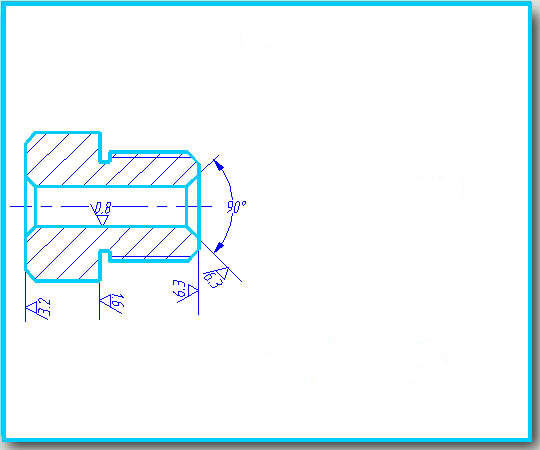
#> input picture site/assets/img/P100_1ns.jpg, 540 x 450 px, given in place of icon-only.png, which was not available
$ python gen_tauri_icons.py
#> lines starting #> are read from the running program, lines starting #| are printed output that depends on the picture; pictures that were not available may be replaced by others from this repository, and a replacement may not be noted
"""从 assets/icon-only.png 生成 Tauri 全套图标（PNG + ICO + ICNS）。"""
import os
import struct
from PIL import Image

SRC = os.path.join(os.path.dirname(__file__), '..', 'assets', 'icon-only.png')
OUT = os.path.join(os.path.dirname(__file__), '..', 'src-tauri', 'icons')
os.makedirs(OUT, exist_ok=True)

src = Image.open(SRC).convert('RGBA')

# --- PNG 尺寸 ---
png_sizes = {
    '32x32.png': 32,
    '128x128.png': 128,
    '128x128@2x.png': 256,
    'icon.png': 512,
}
for name, size in png_sizes.items():
    im = src.resize((size, size), Image.LANCZOS)
    im.save(os.path.join(OUT, name))
#> this loop made 4 passes
#> pass 2, `im = src.resize((size, size), Image.LANCZOS)`:
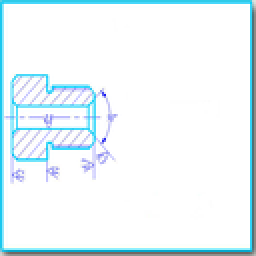
#> im: PIL image 128x128 RGBA (shown 2 times larger); mean R, G, B, A 234.5, 245.6, 249.3, 255
#> pass 3, `im = src.resize((size, size), Image.LANCZOS)`:
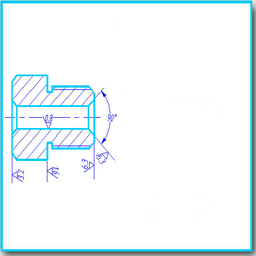
#> im: PIL image 256x256 RGBA; mean R, G, B, A 235.5, 245.7, 249.3, 255
#> after the loop:
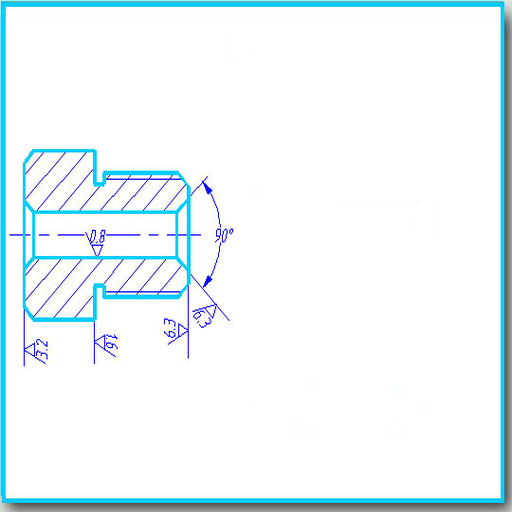
#> im: PIL image 512x512 RGBA; mean R, G, B, A 235.5, 245.6, 249.3, 255

# --- Square 150 logo for Windows Store (tauri 约定) ---
src.resize((150, 150), Image.LANCZOS).save(os.path.join(OUT, 'Square150x150Logo.png'))
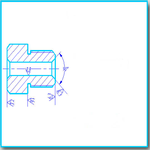
#> saved as Square150x150Logo.png: PIL image 150x150 RGBA; mean R, G, B, A 234.8, 245.7, 249.3, 255
src.resize((44, 44), Image.LANCZOS).save(os.path.join(OUT, 'Square44x44Logo.png'))
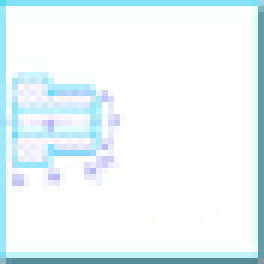
#> saved as Square44x44Logo.png: PIL image 44x44 RGBA (shown 6 times larger); mean R, G, B, A 234.7, 245.9, 249.6, 255

# --- ICO（多分辨率内嵌）---
ico_sizes = [(16, 16), (24, 24), (32, 32), (48, 48), (64, 64), (128, 128), (256, 256)]
ico_path = os.path.join(OUT, 'icon.ico')
imgs = [src.resize(s, Image.LANCZOS) for s in ico_sizes]
#> imgs = 7 items
imgs[0].save(ico_path, format='ICO', sizes=ico_sizes, append_images=imgs[1:])
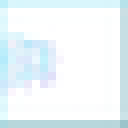
#> saved as icon.ico: PIL image 16x16 RGBA (shown 8 times larger); mean R, G, B, A 236.8, 246.6, 250.1, 255

# --- ICNS（macOS，支持最大 1024x1024）---
# ICNS 支持的元素类型
ICNS_TYPES = {
    16: b'is32', 32: b'il32', 48: b'ih32', 128: b'ic07',
    256: b'ic08', 512: b'ic09', 1024: b'ic10',
}
icns_path = os.path.join(OUT, 'icon.icns')
blocks = []
for size in (16, 32, 48, 128, 256, 512, 1024):
    if size not in ICNS_TYPES:
        continue
    ostype = ICNS_TYPES[size]
    im = src.resize((size, size), Image.LANCZOS)
    # ICNS 的 PNG 条目：直接存 PNG 数据，长度 = 8 + png 字节数
    import io
    buf = io.BytesIO()
    im.save(buf, format='PNG')
    data = buf.getvalue()
    blocks.append(ostype + struct.pack('>I', len(data) + 8) + data)
#> this loop made 7 passes
#> pass 3, `im = src.resize((size, size), Image.LANCZOS)`:
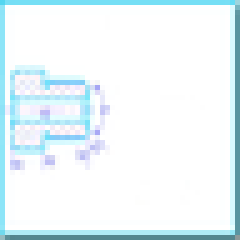
#> im: PIL image 48x48 RGBA (shown 5 times larger); mean R, G, B, A 234.6, 245.8, 249.5, 255
#> after the loop, blocks = 7 items

total = 8 + sum(len(b) for b in blocks)
#> total = 326949
with open(icns_path, 'wb') as f:
    f.write(b'icns' + struct.pack('>I', total))
    for b in blocks:
        f.write(b)

print('icons written to', OUT)
#| icons written to tools/../src-tauri/icons
for fn in sorted(os.listdir(OUT)):
    print(' ', fn, os.path.getsize(os.path.join(OUT, fn)))

$ run again, on site/assets/video/posters/aP105_18.jpg
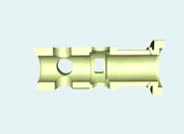
#> input picture site/assets/video/posters/aP105_18.jpg, 184 x 134 px, given in place of icon-only.png, which was not available
#> `src.resize((44, 44), Image.LANCZOS).save(os.path.join(OUT, 'Square44x4..`:
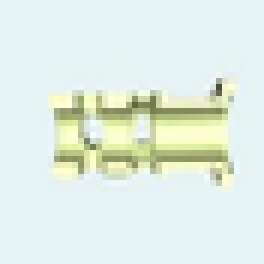
#> saved as Square44x44Logo.png: PIL image 44x44 RGBA (shown 6 times larger); mean R, G, B, A 224.7, 237.3, 227.6, 255
#> imgs = 7 items
#> the loop `for size in (16, 32, 48, 128, 256, 512, 1024):` made 7 passes
#> pass 3, `im = src.resize((size, size), Image.LANCZOS)`:
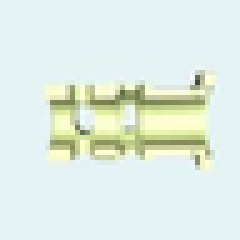
#> im: PIL image 48x48 RGBA (shown 5 times larger); mean R, G, B, A 224.7, 237.2, 227.6, 255
#> total = 354676
#> the loop `for b in blocks:` made 7 passes
#| icons written to tools/../src-tauri/icons
